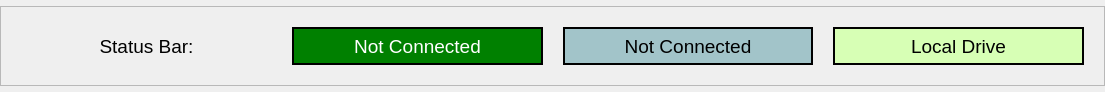
<?xml version="1.0" encoding="UTF-8"?>
<ui version="4.0">
 <class>Form</class>
 <widget class="QWidget" name="Form">
  <property name="geometry">
   <rect>
    <x>0</x>
    <y>0</y>
    <width>1105</width>
    <height>92</height>
   </rect>
  </property>
  <property name="sizePolicy">
   <sizepolicy hsizetype="Preferred" vsizetype="Fixed">
    <horstretch>0</horstretch>
    <verstretch>0</verstretch>
   </sizepolicy>
  </property>
  <property name="windowTitle">
   <string>Form</string>
  </property>
  <layout class="QGridLayout" name="gridLayout">
   <property name="leftMargin">
    <number>0</number>
   </property>
   <property name="topMargin">
    <number>0</number>
   </property>
   <property name="rightMargin">
    <number>0</number>
   </property>
   <property name="bottomMargin">
    <number>0</number>
   </property>
   <property name="spacing">
    <number>0</number>
   </property>
   <item row="0" column="0">
    <widget class="QFrame" name="frame">
     <property name="sizePolicy">
      <sizepolicy hsizetype="Expanding" vsizetype="Fixed">
       <horstretch>0</horstretch>
       <verstretch>0</verstretch>
      </sizepolicy>
     </property>
     <property name="minimumSize">
      <size>
       <width>0</width>
       <height>80</height>
      </size>
     </property>
     <property name="frameShape">
      <enum>QFrame::StyledPanel</enum>
     </property>
     <property name="frameShadow">
      <enum>QFrame::Raised</enum>
     </property>
     <layout class="QGridLayout" name="gridLayout_2">
      <property name="leftMargin">
       <number>20</number>
      </property>
      <property name="topMargin">
       <number>20</number>
      </property>
      <property name="rightMargin">
       <number>20</number>
      </property>
      <property name="bottomMargin">
       <number>20</number>
      </property>
      <property name="horizontalSpacing">
       <number>20</number>
      </property>
      <item row="0" column="0">
       <widget class="QLabel" name="label">
        <property name="font">
         <font>
          <pointsize>14</pointsize>
         </font>
        </property>
        <property name="text">
         <string>Status Bar:</string>
        </property>
        <property name="alignment">
         <set>Qt::AlignCenter</set>
        </property>
       </widget>
      </item>
      <item row="0" column="2">
       <widget class="QLabel" name="lblSequences">
        <property name="font">
         <font>
          <pointsize>14</pointsize>
         </font>
        </property>
        <property name="styleSheet">
         <string notr="true">background-color: rgb(162, 196, 201);
border: 2px solid black;</string>
        </property>
        <property name="text">
         <string>Not Connected</string>
        </property>
        <property name="alignment">
         <set>Qt::AlignCenter</set>
        </property>
       </widget>
      </item>
      <item row="0" column="3">
       <widget class="QLabel" name="lblLocal">
        <property name="font">
         <font>
          <pointsize>14</pointsize>
         </font>
        </property>
        <property name="styleSheet">
         <string notr="true">background-color: rgb(215, 255, 181);
border: 2px solid black;</string>
        </property>
        <property name="text">
         <string>Local Drive</string>
        </property>
        <property name="alignment">
         <set>Qt::AlignCenter</set>
        </property>
       </widget>
      </item>
      <item row="0" column="1">
       <widget class="QLabel" name="lblDevice">
        <property name="font">
         <font>
          <pointsize>14</pointsize>
         </font>
        </property>
        <property name="styleSheet">
         <string notr="true">background-color: green;
color: white;
border: 2px solid black;</string>
        </property>
        <property name="text">
         <string>Not Connected</string>
        </property>
        <property name="alignment">
         <set>Qt::AlignCenter</set>
        </property>
       </widget>
      </item>
     </layout>
    </widget>
   </item>
  </layout>
 </widget>
 <resources/>
 <connections/>
</ui>
